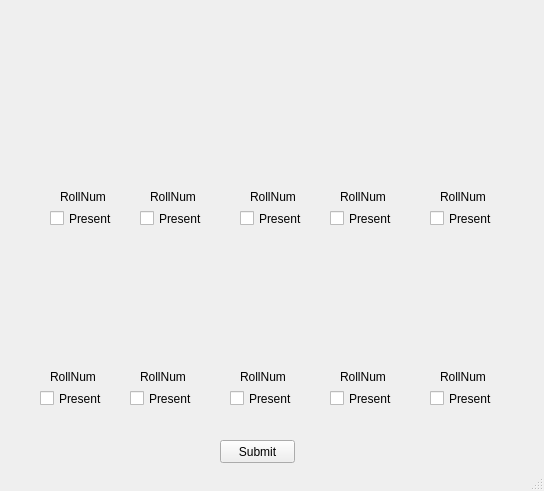
<?xml version="1.0" encoding="UTF-8"?>
<ui version="4.0">
 <class>MainWindow</class>
 <widget class="QMainWindow" name="MainWindow">
  <property name="geometry">
   <rect>
    <x>0</x>
    <y>0</y>
    <width>544</width>
    <height>491</height>
   </rect>
  </property>
  <property name="windowTitle">
   <string>MainWindow</string>
  </property>
  <widget class="QWidget" name="centralwidget">
   <widget class="QLabel" name="pic1">
    <property name="geometry">
     <rect>
      <x>60</x>
      <y>130</y>
      <width>51</width>
      <height>41</height>
     </rect>
    </property>
    <property name="text">
     <string/>
    </property>
   </widget>
   <widget class="QLabel" name="roll1">
    <property name="geometry">
     <rect>
      <x>60</x>
      <y>190</y>
      <width>47</width>
      <height>13</height>
     </rect>
    </property>
    <property name="text">
     <string>RollNum :</string>
    </property>
   </widget>
   <widget class="QCheckBox" name="c1">
    <property name="geometry">
     <rect>
      <x>50</x>
      <y>210</y>
      <width>70</width>
      <height>17</height>
     </rect>
    </property>
    <property name="text">
     <string>Present</string>
    </property>
   </widget>
   <widget class="QLabel" name="roll2">
    <property name="geometry">
     <rect>
      <x>150</x>
      <y>190</y>
      <width>47</width>
      <height>13</height>
     </rect>
    </property>
    <property name="text">
     <string>RollNum :</string>
    </property>
   </widget>
   <widget class="QCheckBox" name="c2">
    <property name="geometry">
     <rect>
      <x>140</x>
      <y>210</y>
      <width>70</width>
      <height>17</height>
     </rect>
    </property>
    <property name="text">
     <string>Present</string>
    </property>
   </widget>
   <widget class="QLabel" name="pic2">
    <property name="geometry">
     <rect>
      <x>150</x>
      <y>130</y>
      <width>51</width>
      <height>41</height>
     </rect>
    </property>
    <property name="text">
     <string/>
    </property>
   </widget>
   <widget class="QCheckBox" name="c7">
    <property name="geometry">
     <rect>
      <x>130</x>
      <y>390</y>
      <width>70</width>
      <height>17</height>
     </rect>
    </property>
    <property name="text">
     <string>Present</string>
    </property>
   </widget>
   <widget class="QLabel" name="pic7">
    <property name="geometry">
     <rect>
      <x>130</x>
      <y>310</y>
      <width>51</width>
      <height>41</height>
     </rect>
    </property>
    <property name="text">
     <string/>
    </property>
   </widget>
   <widget class="QLabel" name="roll7">
    <property name="geometry">
     <rect>
      <x>140</x>
      <y>370</y>
      <width>47</width>
      <height>13</height>
     </rect>
    </property>
    <property name="text">
     <string>RollNum :</string>
    </property>
   </widget>
   <widget class="QCheckBox" name="c8">
    <property name="geometry">
     <rect>
      <x>230</x>
      <y>390</y>
      <width>70</width>
      <height>17</height>
     </rect>
    </property>
    <property name="text">
     <string>Present</string>
    </property>
   </widget>
   <widget class="QLabel" name="pic8">
    <property name="geometry">
     <rect>
      <x>240</x>
      <y>310</y>
      <width>51</width>
      <height>41</height>
     </rect>
    </property>
    <property name="text">
     <string/>
    </property>
   </widget>
   <widget class="QLabel" name="roll8">
    <property name="geometry">
     <rect>
      <x>240</x>
      <y>370</y>
      <width>47</width>
      <height>13</height>
     </rect>
    </property>
    <property name="text">
     <string>RollNum :</string>
    </property>
   </widget>
   <widget class="QLabel" name="roll6">
    <property name="geometry">
     <rect>
      <x>50</x>
      <y>370</y>
      <width>47</width>
      <height>13</height>
     </rect>
    </property>
    <property name="text">
     <string>RollNum :</string>
    </property>
   </widget>
   <widget class="QLabel" name="pic6">
    <property name="geometry">
     <rect>
      <x>50</x>
      <y>310</y>
      <width>51</width>
      <height>41</height>
     </rect>
    </property>
    <property name="text">
     <string/>
    </property>
   </widget>
   <widget class="QCheckBox" name="c6">
    <property name="geometry">
     <rect>
      <x>40</x>
      <y>390</y>
      <width>70</width>
      <height>17</height>
     </rect>
    </property>
    <property name="text">
     <string>Present</string>
    </property>
   </widget>
   <widget class="QLabel" name="roll3">
    <property name="geometry">
     <rect>
      <x>250</x>
      <y>190</y>
      <width>47</width>
      <height>13</height>
     </rect>
    </property>
    <property name="text">
     <string>RollNum :</string>
    </property>
   </widget>
   <widget class="QLabel" name="pic3">
    <property name="geometry">
     <rect>
      <x>240</x>
      <y>130</y>
      <width>51</width>
      <height>41</height>
     </rect>
    </property>
    <property name="text">
     <string/>
    </property>
   </widget>
   <widget class="QCheckBox" name="c3">
    <property name="geometry">
     <rect>
      <x>240</x>
      <y>210</y>
      <width>70</width>
      <height>17</height>
     </rect>
    </property>
    <property name="text">
     <string>Present</string>
    </property>
   </widget>
   <widget class="QLabel" name="roll9">
    <property name="geometry">
     <rect>
      <x>340</x>
      <y>370</y>
      <width>47</width>
      <height>13</height>
     </rect>
    </property>
    <property name="text">
     <string>RollNum :</string>
    </property>
   </widget>
   <widget class="QCheckBox" name="c4">
    <property name="geometry">
     <rect>
      <x>330</x>
      <y>210</y>
      <width>70</width>
      <height>17</height>
     </rect>
    </property>
    <property name="text">
     <string>Present</string>
    </property>
   </widget>
   <widget class="QLabel" name="pic9">
    <property name="geometry">
     <rect>
      <x>340</x>
      <y>310</y>
      <width>51</width>
      <height>41</height>
     </rect>
    </property>
    <property name="text">
     <string/>
    </property>
   </widget>
   <widget class="QLabel" name="roll4">
    <property name="geometry">
     <rect>
      <x>340</x>
      <y>190</y>
      <width>47</width>
      <height>13</height>
     </rect>
    </property>
    <property name="text">
     <string>RollNum :</string>
    </property>
   </widget>
   <widget class="QLabel" name="pic4">
    <property name="geometry">
     <rect>
      <x>340</x>
      <y>130</y>
      <width>51</width>
      <height>41</height>
     </rect>
    </property>
    <property name="text">
     <string/>
    </property>
   </widget>
   <widget class="QCheckBox" name="c9">
    <property name="geometry">
     <rect>
      <x>330</x>
      <y>390</y>
      <width>70</width>
      <height>17</height>
     </rect>
    </property>
    <property name="text">
     <string>Present</string>
    </property>
   </widget>
   <widget class="QCheckBox" name="c5">
    <property name="geometry">
     <rect>
      <x>430</x>
      <y>210</y>
      <width>70</width>
      <height>17</height>
     </rect>
    </property>
    <property name="text">
     <string>Present</string>
    </property>
   </widget>
   <widget class="QLabel" name="pic10">
    <property name="geometry">
     <rect>
      <x>440</x>
      <y>310</y>
      <width>51</width>
      <height>41</height>
     </rect>
    </property>
    <property name="text">
     <string/>
    </property>
   </widget>
   <widget class="QLabel" name="pic5">
    <property name="geometry">
     <rect>
      <x>440</x>
      <y>130</y>
      <width>51</width>
      <height>41</height>
     </rect>
    </property>
    <property name="text">
     <string/>
    </property>
   </widget>
   <widget class="QLabel" name="roll5">
    <property name="geometry">
     <rect>
      <x>440</x>
      <y>190</y>
      <width>47</width>
      <height>13</height>
     </rect>
    </property>
    <property name="text">
     <string>RollNum :</string>
    </property>
   </widget>
   <widget class="QCheckBox" name="c10">
    <property name="geometry">
     <rect>
      <x>430</x>
      <y>390</y>
      <width>70</width>
      <height>17</height>
     </rect>
    </property>
    <property name="text">
     <string>Present</string>
    </property>
   </widget>
   <widget class="QLabel" name="roll10">
    <property name="geometry">
     <rect>
      <x>440</x>
      <y>370</y>
      <width>47</width>
      <height>13</height>
     </rect>
    </property>
    <property name="text">
     <string>RollNum :</string>
    </property>
   </widget>
   <widget class="QLabel" name="label">
    <property name="geometry">
     <rect>
      <x>250</x>
      <y>20</y>
      <width>61</width>
      <height>81</height>
     </rect>
    </property>
    <property name="text">
     <string/>
    </property>
   </widget>
   <widget class="QPushButton" name="Submit">
    <property name="enabled">
     <bool>true</bool>
    </property>
    <property name="geometry">
     <rect>
      <x>220</x>
      <y>440</y>
      <width>75</width>
      <height>23</height>
     </rect>
    </property>
    <property name="text">
     <string>Submit</string>
    </property>
   </widget>
  </widget>
  <widget class="QStatusBar" name="statusbar"/>
 </widget>
 <resources/>
 <connections/>
</ui>
